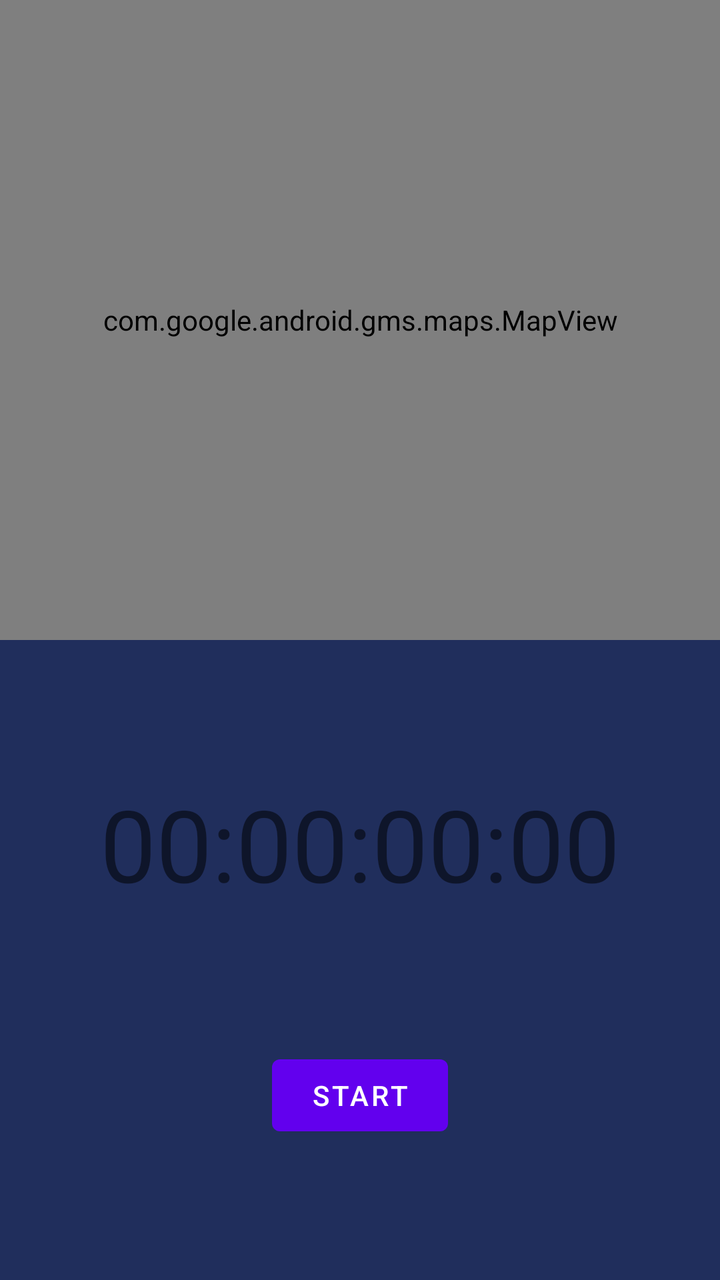
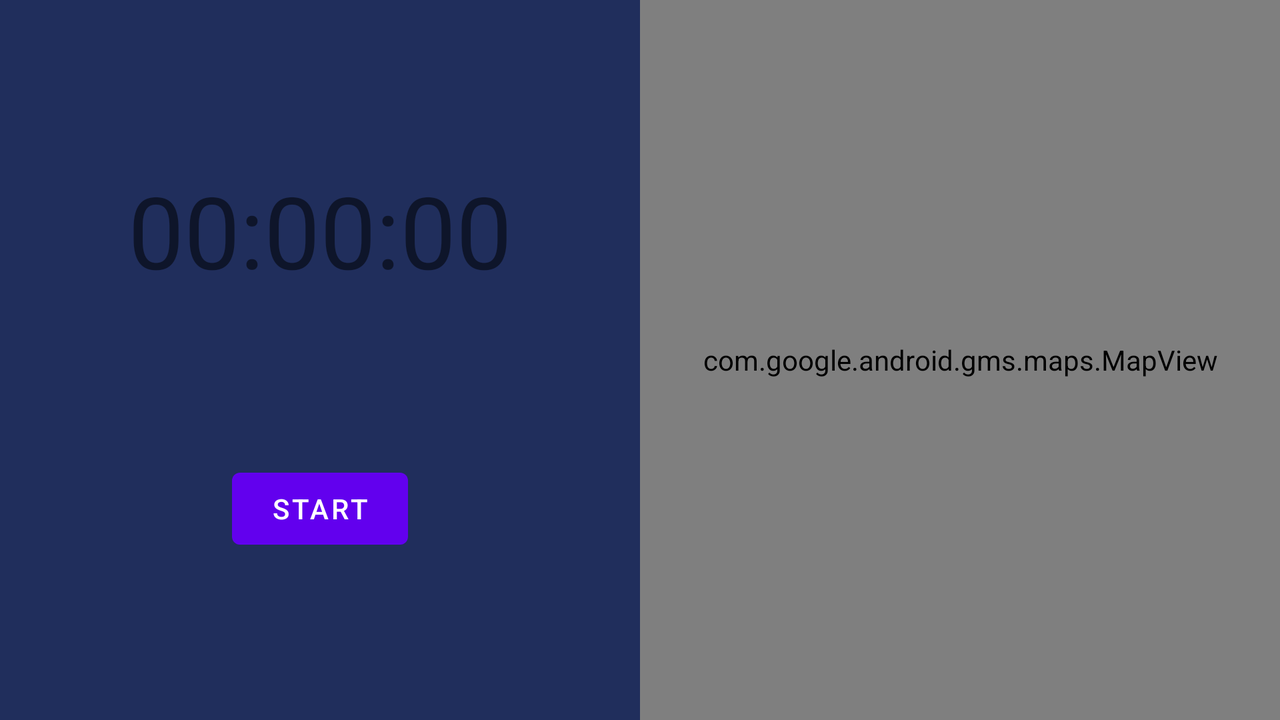

Two renders of one Android screen. The first uses the default layout on a phone; the second uses the alternative layout the repository ships for a different screen configuration, on a matching device. The two XML files are below.
<!-- AndroidManifest.xml: application theme AppTheme -->
<!-- res/layout/fragment_tracking.xml -->
<?xml version="1.0" encoding="utf-8"?>
<androidx.constraintlayout.widget.ConstraintLayout xmlns:android="http://schemas.android.com/apk/res/android"
    xmlns:app="http://schemas.android.com/apk/res-auto"
    xmlns:tools="http://schemas.android.com/tools"
    android:layout_width="match_parent"
    android:layout_height="match_parent">

    <androidx.constraintlayout.widget.ConstraintLayout
        android:id="@+id/clInnerLayout"
        android:layout_width="match_parent"
        android:layout_height="0dp"
        android:background="@color/base_text"
        app:layout_constraintBottom_toBottomOf="parent"
        app:layout_constraintEnd_toEndOf="parent"
        app:layout_constraintHorizontal_bias="0.5"
        app:layout_constraintStart_toStartOf="parent"
        app:layout_constraintTop_toBottomOf="@+id/mapView">

        <com.google.android.material.textview.MaterialTextView
            android:id="@+id/tvTimer"
            android:layout_width="wrap_content"
            android:layout_height="wrap_content"
            android:text="00:00:00:00"
            android:textSize="50sp"
            app:layout_constraintBottom_toTopOf="@+id/btnToggleRun"
            app:layout_constraintEnd_toEndOf="parent"
            app:layout_constraintHorizontal_bias="0.5"
            app:layout_constraintStart_toStartOf="parent"
            app:layout_constraintTop_toTopOf="parent" />

        <com.google.android.material.button.MaterialButton
            android:id="@+id/btnToggleRun"
            android:layout_width="wrap_content"
            android:layout_height="wrap_content"
            android:text="Start"
            app:layout_constraintBottom_toBottomOf="parent"
            app:layout_constraintEnd_toStartOf="@+id/btnFinishRun"
            app:layout_constraintHorizontal_bias="0.5"
            app:layout_constraintStart_toStartOf="parent"
            app:layout_constraintTop_toBottomOf="@+id/tvTimer" />

        <com.google.android.material.button.MaterialButton
            android:id="@+id/btnFinishRun"
            android:layout_width="wrap_content"
            android:layout_height="wrap_content"
            android:text="Finish Run"
            android:visibility="gone"
            app:layout_constraintBottom_toBottomOf="parent"
            app:layout_constraintEnd_toEndOf="parent"
            app:layout_constraintHorizontal_bias="0.5"
            app:layout_constraintStart_toEndOf="@+id/btnToggleRun"
            app:layout_constraintTop_toBottomOf="@+id/tvTimer" />


    </androidx.constraintlayout.widget.ConstraintLayout>

    <com.google.android.material.textview.MaterialTextView
        android:id="@+id/tvLetsGo"
        android:layout_width="wrap_content"
        android:layout_height="wrap_content"
        android:text="Let's go, USERNAME!"
        android:textAlignment="center"
        android:textSize="50sp"
        android:visibility="gone"
        app:layout_constraintBottom_toTopOf="@+id/clInnerLayout"
        app:layout_constraintEnd_toEndOf="parent"
        app:layout_constraintHorizontal_bias="0.5"
        app:layout_constraintStart_toStartOf="parent"
        app:layout_constraintTop_toTopOf="parent" />

    <com.google.android.gms.maps.MapView
        android:id="@+id/mapView"
        android:layout_width="match_parent"
        android:layout_height="0dp"
        app:layout_constraintBottom_toTopOf="@+id/clInnerLayout"
        app:layout_constraintEnd_toEndOf="parent"
        app:layout_constraintHorizontal_bias="0.5"
        app:layout_constraintStart_toStartOf="parent"
        app:layout_constraintTop_toTopOf="parent" />

</androidx.constraintlayout.widget.ConstraintLayout>
<!-- resources referenced by this layout -->
<resources>
  <color name="base_text">#202E5C</color>
</resources>
<!-- res/layout-land/fragment_tracking.xml (the repository's variant of the layout above) -->
<!-- drawn on the phone turned sideways -->
<?xml version="1.0" encoding="utf-8"?>
<androidx.constraintlayout.widget.ConstraintLayout xmlns:android="http://schemas.android.com/apk/res/android"
    xmlns:app="http://schemas.android.com/apk/res-auto"
    xmlns:tools="http://schemas.android.com/tools"
    android:layout_width="match_parent"
    android:layout_height="match_parent">

    <androidx.constraintlayout.widget.ConstraintLayout
        android:id="@+id/clInnerLayout"
        android:layout_width="0dp"
        android:layout_height="0dp"
        android:background="@color/base_text"
        app:layout_constraintBottom_toBottomOf="parent"
        app:layout_constraintEnd_toStartOf="@+id/mapView"
        app:layout_constraintHorizontal_bias="0.5"
        app:layout_constraintStart_toStartOf="parent"
        app:layout_constraintTop_toTopOf="parent">

        <com.google.android.material.textview.MaterialTextView
            android:id="@+id/tvTimer"
            android:layout_width="wrap_content"
            android:layout_height="wrap_content"
            android:text="00:00:00"
            android:textSize="50sp"
            app:layout_constraintBottom_toTopOf="@+id/btnToggleRun"
            app:layout_constraintEnd_toEndOf="parent"
            app:layout_constraintHorizontal_bias="0.5"
            app:layout_constraintStart_toStartOf="parent"
            app:layout_constraintTop_toTopOf="parent" />

        <com.google.android.material.button.MaterialButton
            android:id="@+id/btnToggleRun"
            android:layout_width="wrap_content"
            android:layout_height="wrap_content"
            android:text="Start"
            app:layout_constraintBottom_toBottomOf="parent"
            app:layout_constraintEnd_toStartOf="@+id/btnFinishRun"
            app:layout_constraintHorizontal_bias="0.5"
            app:layout_constraintStart_toStartOf="parent"
            app:layout_constraintTop_toBottomOf="@+id/tvTimer" />

        <com.google.android.material.button.MaterialButton
            android:id="@+id/btnFinishRun"
            android:layout_width="wrap_content"
            android:layout_height="wrap_content"
            android:text="Finish run"
            android:visibility="gone"
            app:layout_constraintBottom_toBottomOf="parent"
            app:layout_constraintEnd_toEndOf="parent"
            app:layout_constraintHorizontal_bias="0.5"
            app:layout_constraintStart_toEndOf="@+id/btnToggleRun"
            app:layout_constraintTop_toBottomOf="@+id/tvTimer" />

    </androidx.constraintlayout.widget.ConstraintLayout>

    <com.google.android.gms.maps.MapView
        android:id="@+id/mapView"
        android:layout_width="0dp"
        android:layout_height="0dp"
        android:visibility="visible"
        app:layout_constraintBottom_toBottomOf="parent"
        app:layout_constraintEnd_toEndOf="parent"
        app:layout_constraintHorizontal_bias="0.5"
        app:layout_constraintStart_toEndOf="@+id/clInnerLayout"
        app:layout_constraintTop_toTopOf="parent" />

</androidx.constraintlayout.widget.ConstraintLayout>
